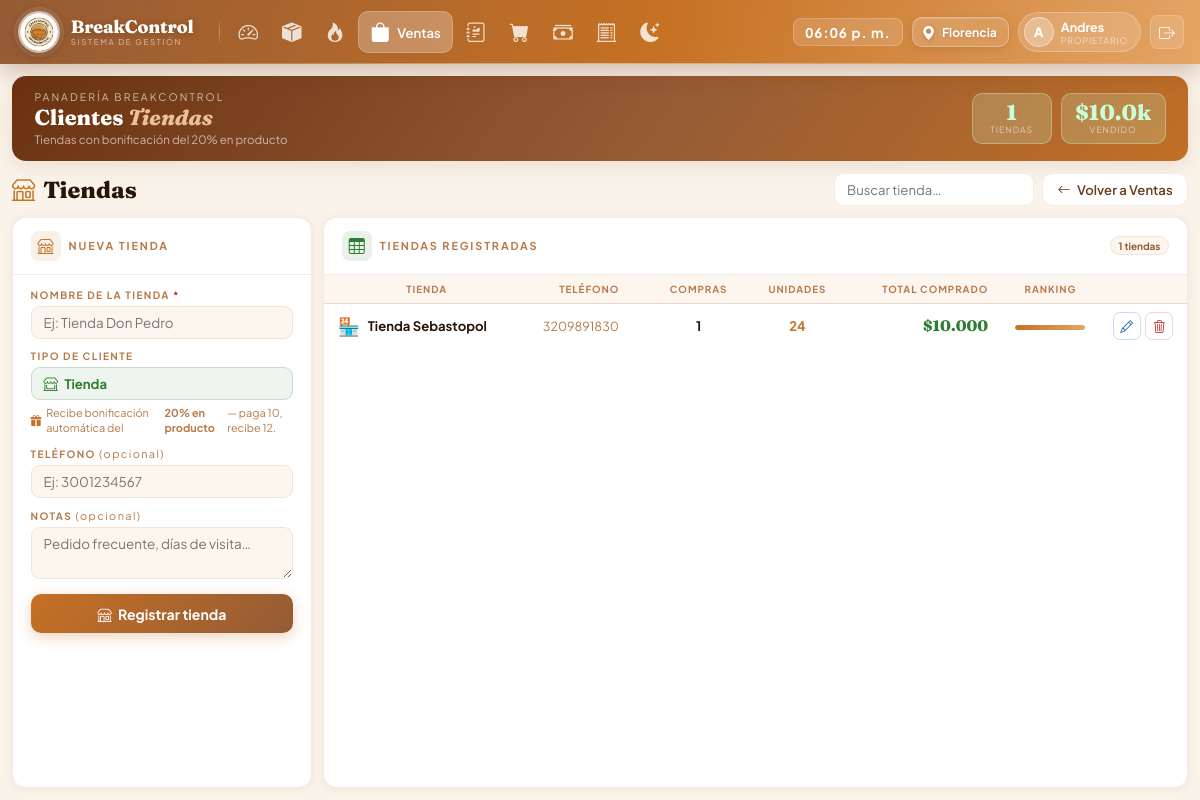
The app's page /modules/ventas/clientes.php (signed in) with its own data.
### tables this page shows
CREATE TABLE `cliente` (
  `id_cliente` int(11) NOT NULL,
  `nombre` varchar(100) NOT NULL,
  `tipo` enum('tienda','mostrador') NOT NULL DEFAULT 'tienda',
  `telefono` varchar(20) DEFAULT NULL,
  `activo` tinyint(1) NOT NULL DEFAULT 1,
  `fecha_creacion` datetime NOT NULL DEFAULT current_timestamp()
);

### modules/ventas/clientes.php (the view, shortened to what this page needs)
<?php
$pdo  = getConexion();
$editando = null;
$busca  = trim($_GET['q'] ?? '');
$where  = $busca ? "AND c.nombre LIKE ?" : "";
$params = $busca ? ["%$busca%"] : [];
$stmt = $pdo->prepare("
    SELECT c.*,
           COUNT(v.id_venta) AS num_compras,
           COALESCE(SUM(v.total_venta),0) AS total_comprado,
           COALESCE(SUM(v.unidades_vendidas),0) AS total_unidades
    FROM cliente c
    LEFT JOIN venta v ON v.id_cliente = c.id_cliente
    WHERE c.activo=1 AND c.tipo='tienda' $where
    GROUP BY c.id_cliente
    ORDER BY total_comprado DESC, c.nombre
");
$stmt->execute($params);
$tiendas = $stmt->fetchAll();
$total_tiendas          = count($tiendas);
$total_ventas_tiendas   = array_sum(array_column($tiendas, 'total_comprado'));
require_once __DIR__ . '/../../views/layouts/header.php';
?>
<div class="page">
  <div class="wc-banner">
    <div class="wc-left">
      <div>
        <div class="wc-greeting">Panadería BreakControl</div>
        <div class="wc-name">Clientes <em>Tiendas</em></div>
        <div class="wc-sub">Tiendas con bonificación del 20% en producto</div>
      </div>
    </div>
    <div class="wc-pills">
      <div class="wc-pill ok">
        <div class="wc-pill-num"><?= $total_tiendas ?></div>
        <div class="wc-pill-lbl">Tiendas</div>
      </div>
      <div class="wc-pill <?= $total_ventas_tiendas > 0 ? 'ok' : '' ?>">
        <div class="wc-pill-num">$<?= number_format($total_ventas_tiendas/1000, 1) ?>k</div>
        <div class="wc-pill-lbl">Vendido</div>
      </div>
    </div>
  </div>
  <div class="topbar">
    <div class="mod-titulo"><i class="bi bi-shop"></i> Tiendas</div>
    <div class="top-actions">
      <form method="get" style="display:flex;gap:.4rem">
        <input type="text" name="q" class="inp-search" placeholder="Buscar tienda…" value="<?= htmlspecialchars($busca) ?>">
      </form>
      <a href="index.php" class="btn-sec"><i class="bi bi-arrow-left"></i> Volver a Ventas</a>
    </div>
  </div>
  <div class="g-body">
    <div class="card">
      <div class="ch">
        <div class="ch-left">
          <div class="ch-ico ico-nar"><i class="bi bi-<?= $editando ? 'pencil-fill' : 'shop' ?>"></i></div>
          <span class="ch-title"><?= $editando ? 'Editar tienda' : 'Nueva tienda' ?></span>
        </div>
      </div>
      <div class="form-body">
        <form method="post">
          <div class="fl">
            <label>Nombre de la tienda <span style="color:#c62828">*</span></label>
            <input type="text" name="nombre"
                   placeholder="Ej: Tienda Don Pedro"
                   value="<?= htmlspecialchars($editando['nombre'] ?? '') ?>"
                   required autofocus>
          </div>
          <div class="fl">
            <label>Tipo de cliente</label>
            <div class="tipo-fijo">
              <i class="bi bi-shop-window"></i> Tienda
            </div>
            <div class="bonif-nota">
              <i class="bi bi-gift-fill"></i>
              Recibe bonificación automática del <strong>20% en producto</strong> — paga 10, recibe 12.
            </div>
          </div>
          <div class="fl">
            <label>Teléfono <span style="font-weight:400;text-transform:none;font-size:.68rem">(opcional)</span></label>
            <input type="tel" name="telefono"
                   placeholder="Ej: 3001234567"
                   value="<?= htmlspecialchars($editando['telefono'] ?? '') ?>">
          </div>
          <div class="fl">
            <label>Notas <span style="font-weight:400;text-transform:none;font-size:.68rem">(opcional)</span></label>
            <textarea name="notas" placeholder="Pedido frecuente, días de visita…"><?= htmlspecialchars($editando['notas'] ?? '') ?></textarea>
          </div>
          <button type="submit" name="guardar_cliente" class="btn-guardar">
            <i class="bi bi-<?= $editando ? 'check-lg' : 'shop' ?>"></i>
            <?= $editando ? 'Guardar cambios' : 'Registrar tienda' ?>
          </button>
        </form>
      </div>
    </div>
    <div class="card">
      <div class="ch">
        <div class="ch-left"><div class="ch-ico ico-grn"><i class="bi bi-table"></i></div><span class="ch-title">Tiendas registradas</span></div>
        <span class="badge b-neu"><?= $total_tiendas ?> tiendas</span>
      </div>
      <?php if (empty($tiendas)): ?>
      <div class="empty">
        <i class="bi bi-shop"></i>
        <strong>Sin tiendas aún</strong>
        <span>Registra la primera tienda con el formulario</span>
      </div>
      <?php else:
        $max_venta = max(array_column($tiendas, 'total_comprado') ?: [1]);
      ?>
      <div class="tbl-wrap">
        <table class="gt">
          <thead>
            <tr>
              <th>Tienda</th>
              <th>Teléfono</th>
              <th style="text-align:center">Compras</th>
              <th style="text-align:center">Unidades</th>
              <th style="text-align:right">Total comprado</th>
              <th style="width:60px">Ranking</th>
              <th style="width:60px"></th>
            </tr>
          </thead>
          <tbody>
          <?php foreach ($tiendas as $t): ?>
          <tr>
            <td>
              <div style="display:flex;align-items:center;gap:.5rem;">
                <span style="font-size:1.1rem">🏪</span>
                <div>
                  <strong><?= htmlspecialchars($t['nombre']) ?></strong>
                </div>
              </div>
            </td>
            <td style="font-size:.78rem;color:var(--ink3)"><?= htmlspecialchars($t['telefono'] ?? '—') ?></td>
            <td style="text-align:center;font-weight:700"><?= $t['num_compras'] ?></td>
            <td style="text-align:center;font-weight:700;color:var(--c3)"><?= number_format($t['total_unidades'],0,',','.') ?></td>
            <td style="text-align:right;font-weight:800;color:#2e7d32;font-family:'Fraunces',serif;font-size:.95rem">
              $<?= number_format($t['total_comprado'],0,',','.') ?>
            </td>
            <td style="text-align:center;">
              <?php
                $pct = $max_venta > 0 ? round(($t['total_comprado'] / $max_venta) * 100) : 0;
              ?>
              <div class="venta-bar-w"><div class="venta-bar-f" style="width:<?= $pct ?>%"></div></div>
            </td>
            <td>
              <div style="display:flex;gap:.3rem">
                <a href="clientes.php?edit=<?= $t['id_cliente'] ?>" class="btn-act btn-edit" title="Editar"><i class="bi bi-pencil"></i></a>
                <a href="clientes.php?del=<?= $t['id_cliente'] ?>" class="btn-act btn-del" title="Desactivar"
                   onclick="return confirm('¿Desactivar a <?= addslashes(htmlspecialchars($t['nombre'])) ?>?')">
                  <i class="bi bi-trash3"></i>
                </a>
              </div>
            </td>
          </tr>
          <?php endforeach; ?>
          </tbody>
        </table>
      </div>
      <?php endif; ?>
    </div>
  </div>
</div>
</body></html>

### views/layouts/header.php (style rules this page uses)
:root { --c1:#945b35; --c2:#c8956e; --c3:#c67124; --c4:#e4a565; --c5:#ecc198; --cbg:#faf3ea; --ccard:#ffffff; --clight:#fdf6ee; --ink:#281508; --ink2:#6b3d1e; --ink3:#b87a4a; --border:rgba(148,91,53,.12); --shadow:0 1px 8px rgba(148,91,53,.09); --shadow2:0 4px 20px rgba(148,91,53,.15); --nav-h:64px; }
*, *::before, *::after { margin:0; padding:0; box-sizing:border-box; }
html, body { font-family:'Plus Jakarta Sans',sans-serif; background:var(--cbg); color:var(--ink); }

### records on screen
cliente: nombre "Tienda Sebastopol", telefono "3209891830", num_compras "1", total_unidades "24", total_comprado "10.000", $pct 100 (drawn)

### other values on screen
substr($user['nombre'], 0, 1) "A"
$user['nombre'] "Andres"
$total_tiendas "1"
$total_ventas_tiendas/1000 "10.0"
